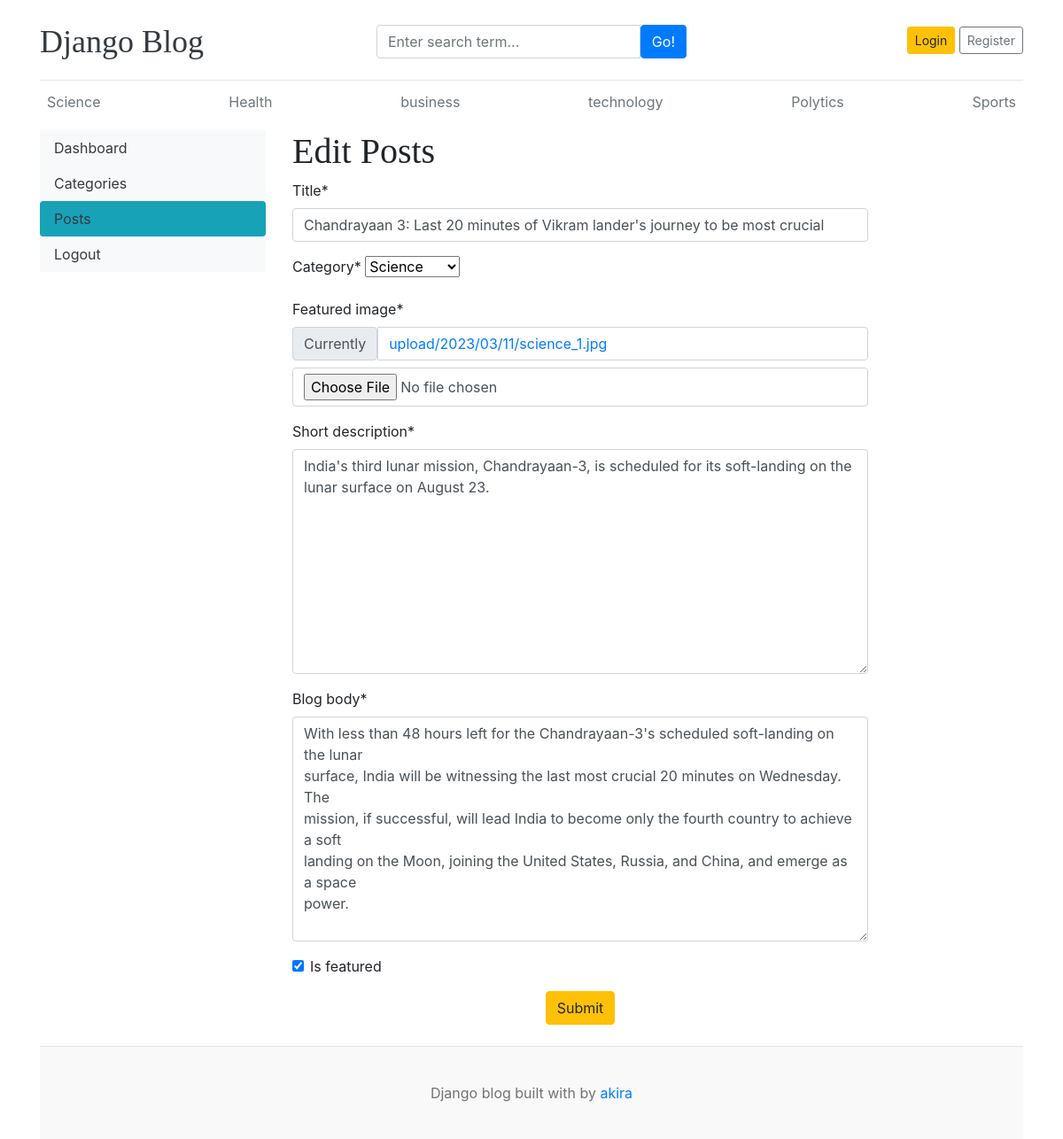
The page /dashboards/posts/edit/2/ on the database its author committed.
### blog/models.py (models this page shows, shortened)
class Category(models.Model):
    category_name=models.CharField(max_length=50,unique=True)
    create_at=models.DateTimeField(auto_now_add=True)
    updated_at=models.DateTimeField(auto_now=True)
    class Meta:
        verbose_name_plural='categories'
    def __str__(self):
        return self.category_name

class Blog(models.Model):
    title=models.CharField(max_length=100)
    slug=models.SlugField(max_length=150,unique=True,blank=True)
    category=models.ForeignKey(Category,on_delete=models.CASCADE)
    author=models.ForeignKey(User,on_delete=models.CASCADE)
    featured_image=models.ImageField(upload_to='upload/%Y/%M/%d')
    short_description=models.TextField(max_length=2000)
    blog_body=models.TextField(max_length=5000)
    is_featured=models.BooleanField(default=False)
    created_at=models.DateTimeField(auto_now_add=True)
    updated_at=models.DateTimeField(auto_now=True)

### dashboards/views.py (the view, shortened to what this page needs)
# urls.py: path('posts/edit/<int:pk>/',views.edit_post,name='edit_post'),
def edit_post(request,pk):
    post=get_object_or_404(Blog,pk=pk)
    form=BlogPostForm(instance=post)
    context={
        'form':form,
        'post':post
    }
    return render(request,'dashboard/edit_post.html',context)

### dashboards/forms.py
class BlogPostForm(forms.ModelForm):
    class Meta:
        model=Blog
        fields=('title','category','featured_image','short_description','blog_body','is_featured')

### blog/context_processors.py (called while the page is built)
def  get_categories(request):
    categories=Category.objects.all()
    return dict(categories=categories)

def get_social_links(request):
    social_links=SocialLink.objects.all()
    return dict(social_links=social_links)

### templates/dashboard/edit_post.html (shortened to what this page needs)
{% extends 'base.html' %}
{% block content %}
{% load crispy_forms_tags %}
<div class="row">
    {% include 'dashboard/sidebar.html' %}
    <div class="col-md-9">
        <h1>Edit Posts</h1>
        <form action="{% url 'edit_post' post.id %}" method="POST" enctype="multipart/form-data" style="width: 650px;" >
        {{form | crispy}}
        <div class="text-center">
            <button type="submit" class="btn btn-warning ">Submit</button>
        </div>
        <br>
        </form>
    </div>
</div>
{% endblock %}

### templates/base.html (shortened to what this page needs)
{% load static %}
<!DOCTYPE html>
<html lang="en">
<head>
    <link href="https://getbootstrap.com/docs/4.0/dist/css/bootstrap.min.css" rel="stylesheet">
    <link rel="stylesheet" href="{% static 'css/blog.css' %}">
    <link rel="stylesheet" href="https://cdnjs.cloudflare.com/ajax/libs/font-awesome/4.7.0/css/font-awesome.min.css">
  </head>
<body>
    <div class="container">
      <header class="blog-header py-3">
        <div class="row flex-nowrap justify-content-between align-items-center">
          <div class="col-4 pt-1">
            <a class="blog-header-logo text-dark" href="/">Django Blog</a>
          </div>
          <div class="col-4 pt-1">
            <form action="{% url "search" %}" method="GET">
              <div class="input-group">
                <input value="{{keyword}}" name="keyword" class="form-control" type="text" placeholder="Enter search term..." aria-label="Enter search term..." aria-describedby="button-search" />
                <button type="submit" class="btn btn-primary" id="button-search" type="button">Go!</button>
              </div>
            </form>
          </div>
          <div class="col-4 d-flex justify-content-end align-items-center">
            {% if not user.is_authenticated %}
            <a class="btn btn-sm btn-warning" href="{% url "login" %}">Login</a>  &nbsp;
            <a class="btn btn-sm btn-outline-secondary" href="register">Register</a>
          </div>
          {% else %}
          <button class="btn btn-outline-warning"><span><a href="{% url "dashboard" %}">Dashboard and Add more Blogs </a></span></button>
          &emsp;
          <button class="btn btn-outline-warning" style="color: white;"><span><a href="{% url "logout" %}">Logout</a></span></button>
          {% endif %}
        </div>
      </header>
      <div class="nav-scroller py-1 mb-2">
        <nav class="nav d-flex justify-content-between">
          {% for cat in categories %}
          <a class="p-2 text-muted" href="{% url 'posts_by_category' cat.id %}">{{cat.category_name}}</a>
          {% endfor %}
        </nav>
      </div>
    {% block content %}
    {% endblock  %}
  <footer class="blog-footer">
    <p>Django blog built with   by <a href="#">akira</a></p>
  </footer>
  </body>
</html>

### project1/static/css/blog.css (style rules this page uses)
.blog-header { border-bottom: 1px solid #e5e5e5; }
.blog-header-logo { font-family: "Playfair Display", Georgia, "Times New Roman", serif; font-size: 2.25rem; }
h1, h2, h3, h4, h5, h6 { font-family: "Playfair Display", Georgia, "Times New Roman", serif; }
.blog-footer { padding: 2.5rem 0; color: #727272; text-align: center; background-color: #f9f9f9; border-top: .05rem solid #e5e5e5; }
.blog-footer p:last-child { margin-bottom: 0; }

### rows shown on the page
Category: category_name "Science"
Category: category_name "Health"
Category: category_name "business"
Category: category_name "technology"
Category: category_name "Polytics"
Category: category_name "Sports"
Blog: title "Chandrayaan 3: Last 20 minutes of Vikram lander's journey to be most crucial", category "Science", short_description "India's third lunar mission, Chandrayaan-3, is scheduled for its soft-landing on the lunar surface on August 23.", blog_body "With less than 48 hours left for the Chandrayaan-3's scheduled soft-landing on the lunar surface, India will be witnessing the last most crucial 20 minutes on Wednesday. The mission, if successful, will lead India to become only the fourth country to achieve a soft landing on the Moon, joining the United States, Russia, and China, and emerge as a space power.", is_featured "☑"
